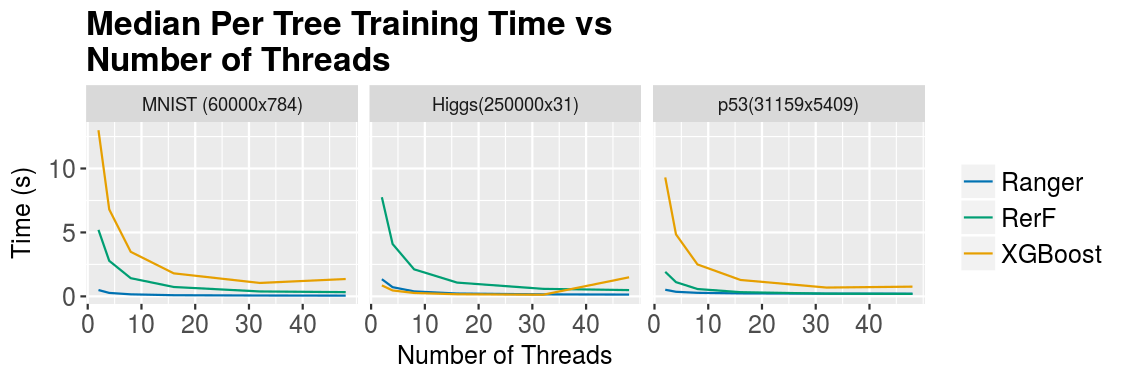

Here is the R script that generated this plot:
pWidth = 300
pHeight = 300
tWidth = pWidth * .05
tHeight = .13 * pHeight



library(ggplot2)
#library(gridExtra)
leg <- theme(legend.text = element_text(size = 12), legend.title=element_blank(), plot.title = element_text(size = 16,  face="bold"), plot.subtitle = element_text(size = 12),axis.title.x = element_text(size=12), axis.text.x = element_text(size=12), axis.title.y = element_text(size=12), axis.text.y = element_text(size=12))


load(file="../exper/exp0033/exp0033.Rdata")
ds <- cbind(dataset = "MNIST (60000x784)", ress1)

load(file="../exper/exp0034/exp0034.Rdata")
ds <- rbind(ds, cbind(dataset = "Higgs(250000x31)", ress1))

load(file="../exper/exp0035/exp0035.Rdata")
ds <- rbind(ds, cbind(dataset = "p53(31159x5409)", ress1))

lab <- labs(title=paste("Median Per Tree Training Time vs\nNumber of Threads"), x="Number of Threads", y="Time (s)")

cols <- c("Ideal"="#000000", "RerF"="#009E73", "XGBoost"="#E69F00", "Ranger"="#0072B2", "RF"="#CC79A7")

p <- ggplot(ds,aes(x=Cores_Used, y=Time_Sec, group=Line_Type, color=Line_Type))+geom_line()+lab +leg + facet_grid(. ~ dataset) +scale_x_continuous(breaks = c(0,10,20,30,40)) + scale_color_manual(values=cols)

png(file="rerf.training.png", width=7.5, height=2.5, units='in', res=150)
print(p)
dev.off()
